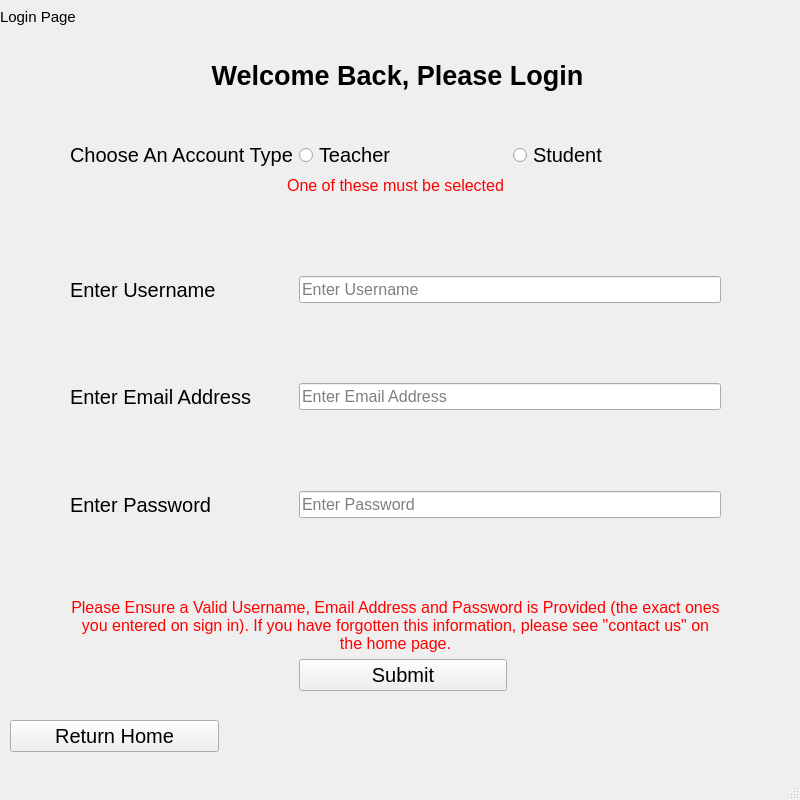
<?xml version="1.0" encoding="UTF-8"?>
<ui version="4.0">
 <class>MainWindow</class>
 <widget class="QMainWindow" name="MainWindow">
  <property name="geometry">
   <rect>
    <x>0</x>
    <y>0</y>
    <width>800</width>
    <height>800</height>
   </rect>
  </property>
  <property name="sizePolicy">
   <sizepolicy hsizetype="Fixed" vsizetype="Fixed">
    <horstretch>0</horstretch>
    <verstretch>0</verstretch>
   </sizepolicy>
  </property>
  <property name="maximumSize">
   <size>
    <width>800</width>
    <height>800</height>
   </size>
  </property>
  <property name="windowTitle">
   <string>MainWindow</string>
  </property>
  <widget class="QWidget" name="centralwidget">
   <widget class="QLabel" name="labelForPage_2">
    <property name="geometry">
     <rect>
      <x>0</x>
      <y>0</y>
      <width>91</width>
      <height>33</height>
     </rect>
    </property>
    <property name="font">
     <font>
      <pointsize>11</pointsize>
      <weight>50</weight>
      <bold>false</bold>
      <kerning>true</kerning>
     </font>
    </property>
    <property name="tabletTracking">
     <bool>false</bool>
    </property>
    <property name="layoutDirection">
     <enum>Qt::LeftToRight</enum>
    </property>
    <property name="styleSheet">
     <string notr="true"/>
    </property>
    <property name="text">
     <string>Login Page</string>
    </property>
   </widget>
   <widget class="QWidget" name="verticalLayoutWidget_2">
    <property name="geometry">
     <rect>
      <x>72</x>
      <y>40</y>
      <width>651</width>
      <height>71</height>
     </rect>
    </property>
    <layout class="QVBoxLayout" name="welcomeLayout_2">
     <item>
      <widget class="QLabel" name="welcomeHeader_2">
       <property name="font">
        <font>
         <pointsize>20</pointsize>
         <weight>75</weight>
         <bold>true</bold>
        </font>
       </property>
       <property name="mouseTracking">
        <bool>true</bool>
       </property>
       <property name="layoutDirection">
        <enum>Qt::LeftToRight</enum>
       </property>
       <property name="styleSheet">
        <string notr="true"/>
       </property>
       <property name="text">
        <string>Welcome Back, Please Login</string>
       </property>
       <property name="alignment">
        <set>Qt::AlignCenter</set>
       </property>
      </widget>
     </item>
    </layout>
   </widget>
   <widget class="QWidget" name="gridLayoutWidget">
    <property name="geometry">
     <rect>
      <x>70</x>
      <y>140</y>
      <width>651</width>
      <height>551</height>
     </rect>
    </property>
    <layout class="QGridLayout" name="gridLayout">
     <item row="4" column="1" colspan="2">
      <widget class="QLineEdit" name="usernameEnter">
       <property name="font">
        <font>
         <pointsize>12</pointsize>
        </font>
       </property>
       <property name="text">
        <string/>
       </property>
       <property name="placeholderText">
        <string>Enter Username</string>
       </property>
      </widget>
     </item>
     <item row="9" column="1" colspan="2">
      <widget class="QLineEdit" name="passwordEnter">
       <property name="font">
        <font>
         <pointsize>12</pointsize>
        </font>
       </property>
       <property name="placeholderText">
        <string>Enter Password</string>
       </property>
      </widget>
     </item>
     <item row="7" column="1">
      <spacer name="verticalSpacer_3">
       <property name="orientation">
        <enum>Qt::Vertical</enum>
       </property>
       <property name="sizeHint" stdset="0">
        <size>
         <width>20</width>
         <height>40</height>
        </size>
       </property>
      </spacer>
     </item>
     <item row="5" column="1">
      <spacer name="verticalSpacer_5">
       <property name="orientation">
        <enum>Qt::Vertical</enum>
       </property>
       <property name="sizeHint" stdset="0">
        <size>
         <width>20</width>
         <height>40</height>
        </size>
       </property>
      </spacer>
     </item>
     <item row="2" column="1">
      <spacer name="verticalSpacer_4">
       <property name="orientation">
        <enum>Qt::Vertical</enum>
       </property>
       <property name="sizeHint" stdset="0">
        <size>
         <width>20</width>
         <height>40</height>
        </size>
       </property>
      </spacer>
     </item>
     <item row="0" column="1">
      <widget class="QRadioButton" name="teacherRadio">
       <property name="font">
        <font>
         <pointsize>15</pointsize>
        </font>
       </property>
       <property name="text">
        <string>Teacher</string>
       </property>
      </widget>
     </item>
     <item row="0" column="2">
      <widget class="QRadioButton" name="studentRadio">
       <property name="font">
        <font>
         <pointsize>15</pointsize>
        </font>
       </property>
       <property name="text">
        <string>Student</string>
       </property>
       <property name="checkable">
        <bool>true</bool>
       </property>
       <property name="checked">
        <bool>false</bool>
       </property>
      </widget>
     </item>
     <item row="4" column="0">
      <widget class="QLabel" name="enterUsernamePrompt">
       <property name="font">
        <font>
         <pointsize>15</pointsize>
        </font>
       </property>
       <property name="text">
        <string>Enter Username</string>
       </property>
      </widget>
     </item>
     <item row="6" column="0">
      <widget class="QLabel" name="emailAddressPrompt">
       <property name="font">
        <font>
         <pointsize>15</pointsize>
        </font>
       </property>
       <property name="text">
        <string>Enter Email Address</string>
       </property>
      </widget>
     </item>
     <item row="6" column="1" colspan="2">
      <widget class="QLineEdit" name="emailEnter">
       <property name="font">
        <font>
         <pointsize>12</pointsize>
        </font>
       </property>
       <property name="placeholderText">
        <string>Enter Email Address</string>
       </property>
      </widget>
     </item>
     <item row="14" column="1">
      <widget class="QPushButton" name="submitButton">
       <property name="font">
        <font>
         <pointsize>15</pointsize>
        </font>
       </property>
       <property name="text">
        <string>Submit</string>
       </property>
      </widget>
     </item>
     <item row="12" column="1">
      <spacer name="verticalSpacer_9">
       <property name="orientation">
        <enum>Qt::Vertical</enum>
       </property>
       <property name="sizeHint" stdset="0">
        <size>
         <width>20</width>
         <height>40</height>
        </size>
       </property>
      </spacer>
     </item>
     <item row="9" column="0">
      <widget class="QLabel" name="emailAddressPrompt_2">
       <property name="font">
        <font>
         <pointsize>15</pointsize>
        </font>
       </property>
       <property name="text">
        <string>Enter Password</string>
       </property>
      </widget>
     </item>
     <item row="0" column="0">
      <widget class="QLabel" name="accountTypePrompt">
       <property name="font">
        <font>
         <pointsize>15</pointsize>
        </font>
       </property>
       <property name="text">
        <string>Choose An Account Type</string>
       </property>
      </widget>
     </item>
     <item row="1" column="0" colspan="3">
      <widget class="QLabel" name="errorLabel2">
       <property name="enabled">
        <bool>true</bool>
       </property>
       <property name="font">
        <font>
         <pointsize>12</pointsize>
        </font>
       </property>
       <property name="whatsThis">
        <string/>
       </property>
       <property name="styleSheet">
        <string notr="true">color: red;</string>
       </property>
       <property name="inputMethodHints">
        <set>Qt::ImhNone</set>
       </property>
       <property name="text">
        <string>One of these must be selected</string>
       </property>
       <property name="alignment">
        <set>Qt::AlignCenter</set>
       </property>
      </widget>
     </item>
     <item row="13" column="0" colspan="3">
      <widget class="QLabel" name="errorLabel1">
       <property name="enabled">
        <bool>true</bool>
       </property>
       <property name="font">
        <font>
         <pointsize>12</pointsize>
        </font>
       </property>
       <property name="styleSheet">
        <string notr="true">color: red;</string>
       </property>
       <property name="text">
        <string>Please Ensure a Valid Username, Email Address and Password is Provided (the exact ones you entered on sign in). If you have forgotten this information, please see &quot;contact us&quot; on the home page.</string>
       </property>
       <property name="alignment">
        <set>Qt::AlignCenter</set>
       </property>
       <property name="wordWrap">
        <bool>true</bool>
       </property>
      </widget>
     </item>
    </layout>
   </widget>
   <widget class="QPushButton" name="returnHome">
    <property name="geometry">
     <rect>
      <x>10</x>
      <y>720</y>
      <width>209</width>
      <height>32</height>
     </rect>
    </property>
    <property name="font">
     <font>
      <pointsize>15</pointsize>
     </font>
    </property>
    <property name="text">
     <string>Return Home</string>
    </property>
   </widget>
  </widget>
  <widget class="QMenuBar" name="menubar">
   <property name="geometry">
    <rect>
     <x>0</x>
     <y>0</y>
     <width>800</width>
     <height>21</height>
    </rect>
   </property>
  </widget>
  <widget class="QStatusBar" name="statusbar"/>
 </widget>
 <resources/>
 <connections/>
</ui>
